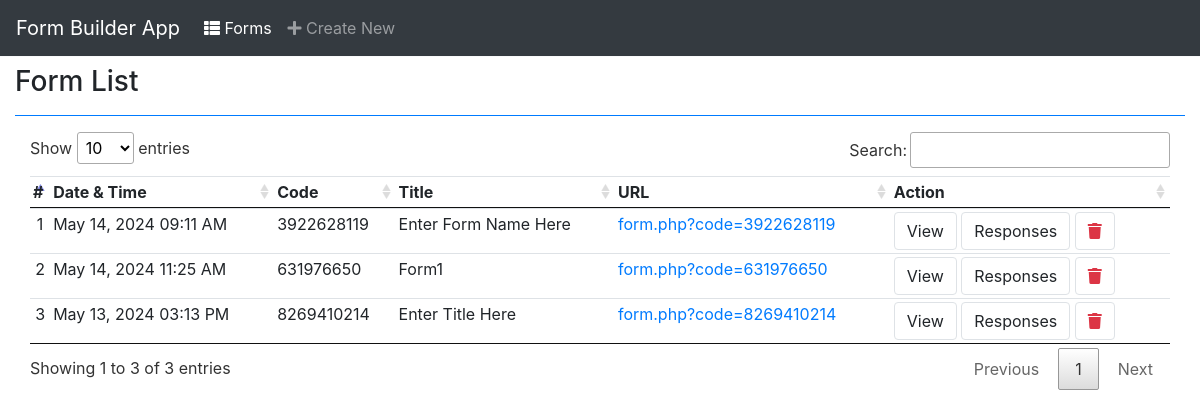
The page / on the database its author committed.
### tables this page shows
CREATE TABLE `form_list` (
  `id` int(30) NOT NULL,
  `form_code` varchar(100) NOT NULL,
  `title` varchar(250) NOT NULL,
  `description` text NOT NULL,
  `fname` text NOT NULL,
  `date_created` datetime NOT NULL DEFAULT current_timestamp(),
  `date_updated` datetime DEFAULT NULL ON UPDATE current_timestamp()
);

### classes/DBConnection.php (called while the page is built, shortened)
<?php
class DBConnection{
    private $host = "localhost";
    private $username = "root";
    private $password = "";
    private $database = "form_builder_db";
    public $conn;
    public function __construct(){
        if (!isset($this->conn)) {
            $this->conn = new mysqli($this->host, $this->username, $this->password, $this->database);
        }
    }
}
?>

### forms.php (the view, shortened to what this page needs)
<h3>Form List</h3>
<hr class="border-primary">
<div class="col-md-12">
    <table id="forms-tbl" class="table table-stripped">
        <thead>
            <tr>
                <th>#</th>
                <th>Date & Time</th>
                <th>Code</th>
                <th>Title</th>
                <th>URL</th>
                <th>Action</th>
            </tr>
        </thead>
        <tbody>
            <?php
            $i = 1;
                $forms = $db->conn->query("SELECT * FROM `form_list` order by date(date_created) desc");
                while($row = $forms->fetch_assoc()):
            ?>
                <tr>
                    <td class="text-center"><?php echo $i++ ?></td>
                    <td><?php echo date("M d, Y h:i A",strtotime($row['date_created'])) ?></td>
                    <td><?php echo $row['form_code'] ?></td>
                    <td><?php echo $row['title'] ?></td>
                    <td><a href="./form.php?code=<?php echo $row['form_code'] ?>">form.php?code=<?php echo $row['form_code'] ?></a></td>
                    <td class=''>
                        <a href="./index.php?p=view_form&code=<?php echo $row['form_code'] ?>" class="btn btn-default border">View</a>
                        <a href="./index.php?p=view_responses&code=<?php echo $row['form_code'] ?>" class="btn btn-default border">Responses</a>
                        <a href="javascript:void(0)" class="btn btn-default border rem_form" data-id='<?php echo $row['form_code'] ?>'><span class="fa fa-trash text-danger"></span></a>
                    </td>
                </tr>
            <?php endwhile;  ?>
        </tbody>
    </table>
</div>

### index.php (shortened to what this page needs)
<?php
require_once('./classes/DBConnection.php');
$db = new DBConnection();
$page = isset($_GET['p']) ? $_GET['p'] : "forms";
?>
<!DOCTYPE html>
<html lang="en">
<head>
    <link rel="stylesheet" href="https://cdnjs.cloudflare.com/ajax/libs/shepherd/7.1.0/css/shepherd.min.css">
    <?php include('./header.php') ?>
</head>
<body class=''>
    <nav class="navbar navbar-expand-lg navbar-dark bg-dark w-100 border-bottom border-light mb-2" id="top-nav">
        <a class="navbar-brand" href="./">Form Builder App</a>
        <div class="collapse navbar-collapse" id="nav-menu">
            <ul class="navbar-nav mr-auto">
                <li class="nav-item nav-forms">
                    <a class="nav-link" href="./index.php?p=forms"><i class="fa fa-th-list"></i> Forms</a>
                </li>
                <li class="nav-item nav-manage_forms">
                    <a class="nav-link" href="./index.php?p=manage_forms"><i class="fa fa-plus"></i> Create New</a>
                </li>
        </div>
    </nav>
    <div class="container-fluid">
        <?php include("./".$page.".php") ?>
    </div>
</body>
</html>

### header.php (shortened to what this page needs)
<link rel="stylesheet" href="./fontawesome-free/css/all.min.css">
<link rel="stylesheet" href="./css/bootstrap.min.css">
<link rel="stylesheet" href="./DataTables/datatables.min.css">
<link rel="stylesheet" href="./css/custom.css">

### css/custom.css (style rules this page uses)
html, body { height: 100%; width: 100%; }

### index.php (style rules this page uses)
table th, table td { padding: 3px !important }

### rows shown on the page
form_list: date_created "May 14, 2024 09:11 AM", form_code "3922628119", title "Enter Form Name Here"
form_list: date_created "May 14, 2024 11:25 AM", form_code "631976650", title "Form1"
form_list: date_created "May 13, 2024 03:13 PM", form_code "8269410214", title "Enter Title Here"
